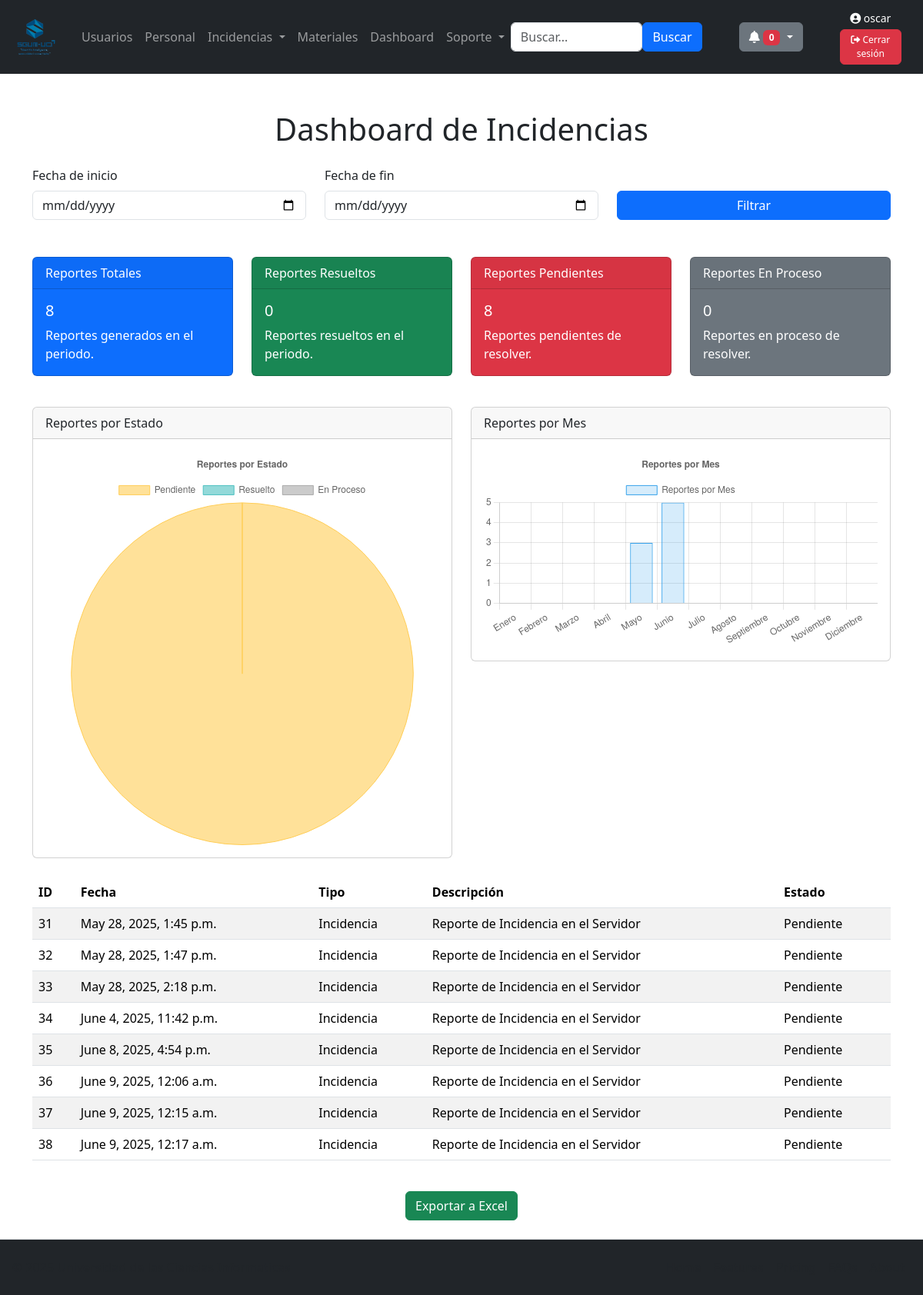
The page /reportes/ (signed in) on the database its author committed.
### usuarios/models.py (models this page shows)
class Reporte(models.Model):
    fecha = models.DateTimeField()
    descripcion = models.TextField()
    estado = models.CharField(max_length=50,blank=True)
    reporte_incidencia = models.ForeignKey(Incidencia,on_delete=models.CASCADE,null=True, blank=True)
    reporte_material = models.ForeignKey(Material,on_delete=models.CASCADE,null=True, blank=True)
    @property
    def tipo(self):
        if self.reporte_incidencia is not None:
            return "Incidencia"
        elif self.reporte_material is not None:
            return "Material"
        else:
            return "Sin tipo"

class Incidencia(models.Model):
    PRIORIDAD_CHOICES = [
        ('3', 'Alta'),
        ('2', 'Media'),
        ('1', 'Baja'),
    ]
    TIPO_CHOICES = [
        ('plomeria', 'Plomeria'),
        ('electricidad', 'Electricidad'),
        ('infraestructura', 'Infraestructura'),
        ('mantenimiento_equipos', 'Mantenimiento de Equipos'),
        ('saneamiento', 'Saneamiento'),
        ('seguridad', 'Seguridad'),
        ('jardineria', 'Jardineria'),
        ('agua_potable', 'Sistema de Agua Potable'),
        ('gas', 'Sistema de Gas'),
        ('incendios', 'Sistema de Incendios')
    ]
    ESTADO_CHOICES = [
        ('pendiente', 'Pendiente'),
        ('en_proceso', 'En Proceso'),
        ('resuelto', 'Resuelto'),
    ]
    tipo = models.CharField(max_length=50, choices=TIPO_CHOICES, default='plomeria')
    prioridad = models.CharField(max_length=10, choices=PRIORIDAD_CHOICES, default='media')
    estado = models.CharField(max_length=20, choices=ESTADO_CHOICES, default='pendiente')
    fecha = models.DateTimeField()
    ubicacion = models.CharField(max_length=100)
    descripcion = models.TextField()
    imagen = models.ImageField(upload_to='incidencias/', null=True, blank=True)
    usuario_reporte = models.ForeignKey(User, on_delete=models.CASCADE)
    tecnico_asignado = models.ForeignKey(
        'Personal',
        on_delete=models.SET_NULL,
        null=True,
        blank=True,
        related_name='incidencias_asignadas'
    )

### usuarios/views.py (the view)
# urls.py: path('reportes/',views.reportes,name="reportes"),
@grupo_requerido('almacenero','administrador')
def reportes(request):
    tableReporte = Reporte.objects.all()
    totalReportes = tableReporte.count()
    reporte_resuelto = tableReporte.filter(estado='resuelto').count()
    reporte_pendiente = tableReporte.filter(estado='pendiente').count()
    reporte_enProceso = tableReporte.filter(estado = 'en_proceso').count()
    year = timezone.now().year
    incidencias_por_mes = (
        Incidencia.objects.filter(fecha__year=year)
        .annotate(mes=ExtractMonth('fecha'))
        .values('mes')
        .annotate(cantidad=Count('id'))
        .order_by('mes')
    )
    data = [0] * 12  # Inicializar con ceros
    for item in incidencias_por_mes:
        mes_index = item['mes'] - 1  # Chart.js empieza en 0 = Enero
        data[mes_index] = item['cantidad']
    context = {
        'tableReporte' : tableReporte,
        'totalReportes' : totalReportes,
        'reporte_resuelto' : reporte_resuelto,
        'reporte_pendiente' : reporte_pendiente,
        'reporte_enProceso' : reporte_enProceso,
        'incidencias_data': data,
        'year': year
    }
    return render(request,'all_reportes.html',context)

### usuarios/templatetags/auth_extras.py (called while the page is built)
@register.filter(name='has_groups')
def has_groups(user, group_names):
    return user.groups.filter(name__in=group_names.split(',')).exists()

### usuarios/views.py (called while the page is built)
def grupo_requerido(*nombres_grupos):
    def decorator(view_func):
        @wraps(view_func)
        def wrapper(request, *args, **kwargs):
            if request.user.groups.filter(name__in=nombres_grupos).exists():
                return view_func(request, *args, **kwargs)
            return HttpResponseForbidden("No tienes permiso para acceder")
        return wrapper
    return decorator

### usuarios/templates/all_reportes.html (shortened to what this page needs)
{% extends "master.html" %}
{% load static %}
{% block content %}
<div class="container mt-5">
    <h1 class="text-center mb-4">Dashboard de Incidencias</h1>
    <form id="registroForm" method="post" class="needs-validation" novalidate>
        <div class="row mb-5 align-items-start">
            <div class="col-md-4">
                <label for="fechaInicio" class="form-label">Fecha de inicio</label>
                <input type="date" class="form-control" id="fechaInicio" required>
            </div>
            <div class="col-md-4">
                <label for="fechaFin" class="form-label">Fecha de fin</label>
                <input type="date" class="form-control" id="fechaFin" required>
            </div>
            <div class="col-md-4 mt-auto">
                <button type="submit" class="btn btn-primary w-100">Filtrar</button>
            </div>
        </div>
    </form>
    <div class="row mb-4">
        <div class="col-md-3">
            <div class="card text-white bg-primary mb-3">
                <div class="card-header">Reportes Totales</div>
                <div class="card-body">
                    <h5 class="card-title">{{totalReportes}}</h5>
                    <p class="card-text">Reportes generados en el periodo.</p>
                </div>
            </div>
        </div>
        <div class="col-md-3">
            <div class="card text-white bg-success mb-3">
                <div class="card-header">Reportes Resueltos</div>
                <div class="card-body">
                    <h5 class="card-title">{{reporte_resuelto}}</h5>
                    <p class="card-text">Reportes resueltos en el periodo.</p>
                </div>
            </div>
        </div>
        <div class="col-md-3">
            <div class="card text-white bg-danger mb-3">
                <div class="card-header">Reportes Pendientes</div>
                <div class="card-body">
                    <h5 class="card-title">{{reporte_pendiente}}</h5>
                    <p class="card-text">Reportes pendientes de resolver.</p>
                </div>
            </div>
        </div>
        <div class="col-md-3">
            <div class="card text-white bg-secondary mb-3">
                <div class="card-header">Reportes En Proceso</div>
                <div class="card-body">
                    <h5 class="card-title">{{reporte_enProceso}}</h5>
                    <p class="card-text">Reportes en proceso de resolver.</p>
                </div>
            </div>
        </div>
    </div>
    <div class="row mb-4">
        <div class="col-md-6">
            <div class="card">
                <div class="card-header">Reportes por Estado</div>
                <div class="card-body">
                    <canvas id="estadoChart" width="400" height="200"></canvas>
                </div>
            </div>
        </div>
        <div class="col-md-6">
            <div class="card">
                <div class="card-header">Reportes por Mes</div>
                <div class="card-body">
                    <canvas id="mesChart" width="400" height="200"></canvas>
                </div>
            </div>
        </div>
    </div>
    <div class="table-responsive">
        <table  id="tablaReportes"  class="table table-striped">
            <thead>
                <tr>
                    <th>ID</th>
                    <th>Fecha</th>
                    <th>Tipo</th>
                    <th>Descripción</th>
                    <th>Estado</th>
                </tr>
            </thead>
            <tbody>
                {% for x in tableReporte %}
                <tr>
                    <td>{{x.id}}</td>
                    <td>{{x.fecha}}</td>
                    <td>{{x.tipo}}</td>
                    <td>{{x.descripcion}}</td>
                    <td>{{x.reporte_incidencia.get_estado_display}}</td>
                </tr>
                {%endfor%}
            </tbody>
        </table>
    </div>
    <div class="text-center mt-4">
        <a href="{% url 'exportar_dashboard' %}" class="btn btn-success">Exportar a Excel</a>
    </div>
</div>
<script>
    // Gráfico de Reportes por Estado
    var ctxEstado = document.getElementById('estadoChart').getContext('2d');
    var estadoChart = new Chart(ctxEstado, {
        type: 'pie', // Tipo de gráfico (puede ser 'pie', 'doughnut', etc.)
        data: {
            labels: ['Pendiente', 'Resuelto', 'En Proceso'], // Etiquetas para cada estado
            datasets: [{
                label: 'Reportes por Estado',
                data: [{{ reporte_pendiente }}, {{ reporte_resuelto }}, {{ reporte_enProceso }}], // Datos dinámicos (ejemplo: 30 pendientes, 120 resueltos, 50 en proceso)
    backgroundColor: [
        'rgba(255, 205, 86, 0.6)', // Amarillo para Pendiente
        'rgba(75, 192, 192, 0.6)', // Verde para Resuelto
        'rgba(169, 169, 169, 0.6)' // Gris para En Proceso
    ],
        borderColor: [
            'rgba(255, 205, 86, 1)', // Borde amarillo
            'rgba(75, 192, 192, 1)', // Borde verde
            'rgba(169, 169, 169, 1)' // Borde gris
        ],
            borderWidth: 1 // Ancho del borde
            }]
        },
    options: {
        responsive: true, // Hace que el gráfico sea responsive
            plugins: {
            legend: {
                position: 'top', // Posición de la leyenda
                },
            title: {
                display: true,
                    text: 'Reportes por Estado' // Título del gráfico
            }
        }
    }
    });
    // Gráfico de Reportes por Mes
    var ctxMes = document.getElementById('mesChart').getContext('2d');
    var incidenciasData = {{ incidencias_data| safe }};
    var mesChart = new Chart(ctxMes, {
        type: 'bar',
        data: {
            labels: ['Enero', 'Febrero', 'Marzo', 'Abril', 'Mayo', 'Junio', 'Julio', 'Agosto', 'Septiembre', 'Octubre', 'Noviembre', 'Diciembre'],
            datasets: [{
                label: 'Reportes por Mes',
                data: incidenciasData,
                backgroundColor: 'rgba(54, 162, 235, 0.2)',
                borderColor: 'rgba(54, 162, 235, 1)',
                borderWidth: 1
            }]
        },
        options: {
            responsive: true,
            plugins: {
                legend: {
                    position: 'top',
                },
                title: {
                    display: true,
                    text: 'Reportes por Mes'
                }
            }
        }
    });
</script>
{% endblock %}

### usuarios/templates/navbar.html (shortened to what this page needs)
{% load static %}
{% load auth_extras %}
<link href="https://cdnjs.cloudflare.com/ajax/libs/font-awesome/6.0.0-beta3/css/all.min.css" rel="stylesheet">
<nav class="navbar navbar-expand-sm navbar-dark bg-dark">
    <div class="container-fluid">
        <a class="navbar-brand" href="/main">
            <img src="{% static '../static/logoSGUM.png' %}" alt="Avatar Logo" style="width:70px;">
        </a>
        <div class="collapse navbar-collapse" id="mynavbar">
            <ul class="navbar-nav me-auto">
                {% if request.user|has_groups:"administrador" %}
                <li class="nav-item">
                    <a class="nav-link" href="/usuarios">Usuarios</a>
                </li>
                {%endif%}
                {% if request.user|has_groups:"administrador" %}
                <li class="nav-item">
                    <a class="nav-link" href="/personal">Personal</a>
                </li>
                {%endif%}
                <li class="nav-item dropdown">
                    <button type="button" class="btn nav-link dropdown-toggle" data-bs-toggle="dropdown">
                        Incidencias
                    </button>
                </li>
                {% if request.user|has_groups:"almacenero,administrador" %}
                <li class="nav-item">
                    <a class="nav-link" href="/materiales">Materiales</a>
                </li>
                {%endif%}
                {% if request.user|has_groups:"almacenero,administrador" %}
                <li class="nav-item">
                    <a class="nav-link" href="/reportes">Dashboard</a>
                </li>
                {%endif%}
                <li class="nav-item dropdown">
                    <button type="button" class="btn nav-link dropdown-toggle" data-bs-toggle="dropdown">
                        Soporte
                    </button>
                </li>
            </ul>
            <form class="d-flex" method="get">
                <input type="text" name="q" class="form-control" placeholder="Buscar..." value="{{ request.GET.q }}">
                <button class="btn btn-primary" type="submit">Buscar</button>
            </form>
            <div class="dropdown px-5">
                <button class="btn btn-secondary dropdown-toggle" type="button" id="dropdownMenuButton"
                    data-bs-toggle="dropdown" aria-expanded="false">
                    <i class="fas fa-bell"></i>
                    <span class="badge bg-danger" id="notificationCount">0</span>
                </button>
            </div>
            {% if user.is_authenticated %}
    <div class="me-3 d-flex flex-column align-items-center text-white">
        <small><i class="fas fa-user-circle"></i> {{ user.username }}</small>
        <a href="{% url 'logout' %}"
           class="btn btn-danger btn-xs mt-1"
           style="font-size: 0.75rem; padding: 0.25rem 0.5rem;">
            <i class="fas fa-sign-out-alt"></i> Cerrar sesión
        </a>
    </div>
{% else %}
    <a href="{% url 'login' %}"
       class="btn btn-success btn-sm me-3"
       style="font-size: 0.8rem; padding: 0.3rem 0.6rem;">
        <i class="fas fa-sign-in-alt"></i> Iniciar
    </a>
{% endif %}
        </div>
    </div>
</nav>

### rows shown on the page
Reporte: id "31", fecha "May 28, 2025, 1:45 p.m.", tipo "Incidencia", descripcion "Reporte de Incidencia en el Servidor", reporte_incidencia.estado "Pendiente"
Reporte: id "32", fecha "May 28, 2025, 1:47 p.m.", tipo "Incidencia", descripcion "Reporte de Incidencia en el Servidor", reporte_incidencia.estado "Pendiente"
Reporte: id "33", fecha "May 28, 2025, 2:18 p.m.", tipo "Incidencia", descripcion "Reporte de Incidencia en el Servidor", reporte_incidencia.estado "Pendiente"
Reporte: id "34", fecha "June 4, 2025, 11:42 p.m.", tipo "Incidencia", descripcion "Reporte de Incidencia en el Servidor", reporte_incidencia.estado "Pendiente"
Reporte: id "35", fecha "June 8, 2025, 4:54 p.m.", tipo "Incidencia", descripcion "Reporte de Incidencia en el Servidor", reporte_incidencia.estado "Pendiente"
Reporte: id "36", fecha "June 9, 2025, 12:06 a.m.", tipo "Incidencia", descripcion "Reporte de Incidencia en el Servidor", reporte_incidencia.estado "Pendiente"
Reporte: id "37", fecha "June 9, 2025, 12:15 a.m.", tipo "Incidencia", descripcion "Reporte de Incidencia en el Servidor", reporte_incidencia.estado "Pendiente"
Reporte: id "38", fecha "June 9, 2025, 12:17 a.m.", tipo "Incidencia", descripcion "Reporte de Incidencia en el Servidor", reporte_incidencia.estado "Pendiente"

### other values the page prints
{{ user.username }} "oscar"
{{ totalReportes }} "8"
{{ reporte_resuelto }} "0"
{{ reporte_pendiente }} "8"
{{ reporte_enProceso }} "0"
chart data {{ reporte_resuelto }} 0
chart data {{ reporte_enProceso }} 0
chart data {{ incidencias_data| safe }} [0, 0, 0, 0, 3, 5, 0, 0, 0, 0, 0, 0]
